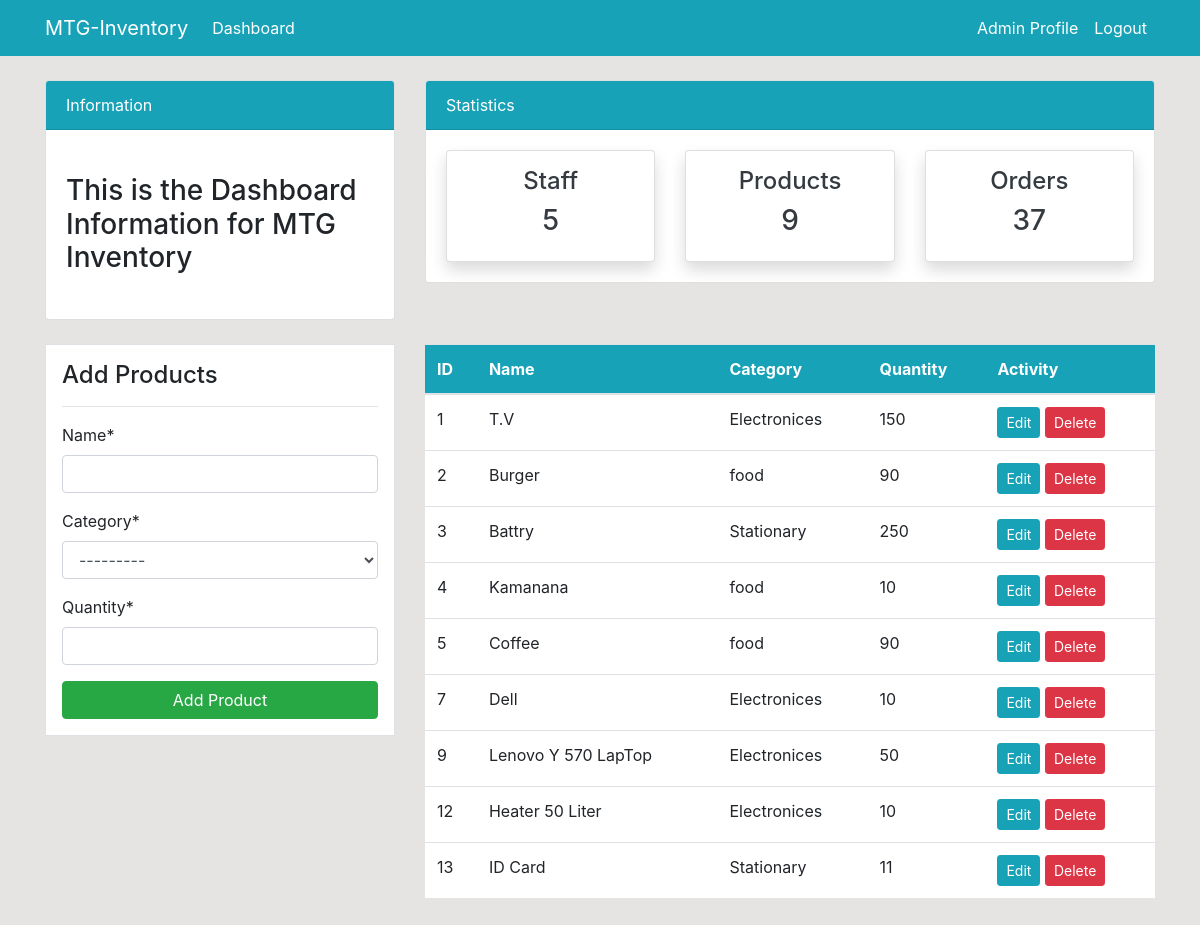
The app's page /dashboard/product/ (signed in), older data.
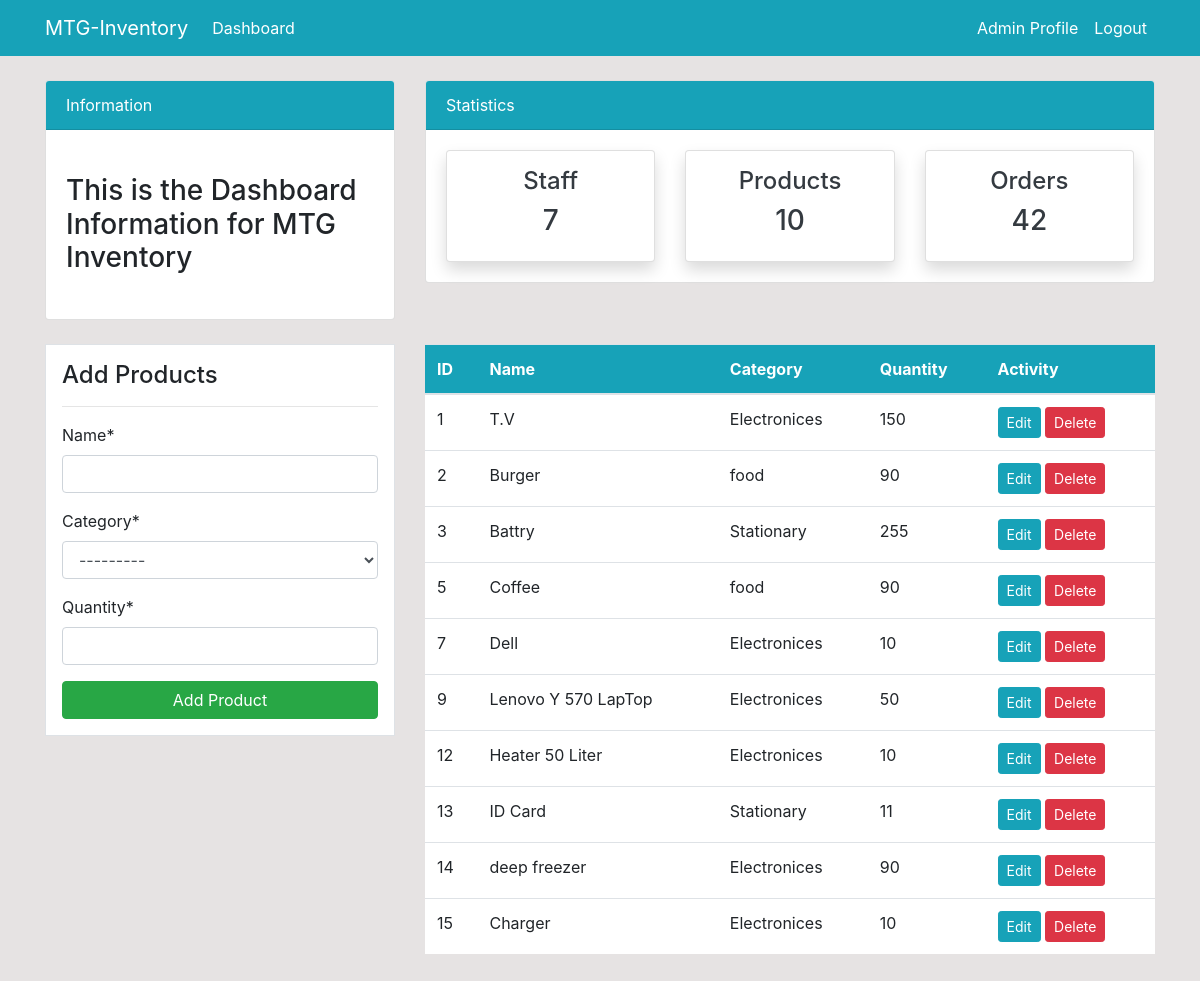
The same page, newer data.
### homepage/models.py (models this page shows, shortened)
class Product (models.Model):
    name = models.CharField(max_length=200, null=True)
    category = models.CharField(max_length=20, choices=CATEGORY, null=True)
    quantity = models.PositiveIntegerField(null=True)
    class Meta:
        verbose_name_plural = 'Product ***'

### homepage/views.py (the view)
# urls.py: path('product/',views.products,name='dashboard_products'),
@login_required
def products(request):
    items=Product.objects.all()
    counts=Product.objects.count()
    staffsCounts=User.objects.all().count()
    productsCounts=Product.objects.all().count()
    ordersCounts=Order.objects.count()
    if request.method=='POST':
        form=ProductForm(request.POST)
        if form.is_valid():
            form.save()
            product_name=form.cleaned_data.get('name')
            messages.success(request,f'{product_name} has been created successfully')
            return redirect('dashboard_products')
    else:
        form=ProductForm()
    context={
        'kokos':items,
        'count_no':counts,
        'form':form,
        'staffsCounts':staffsCounts,
        'productsCounts':productsCounts,
        'ordersCounts':ordersCounts,
    }
    return render(request, 'dashboard/products.html', context)

### homepage/forms.py
class ProductForm(forms.ModelForm):
    class Meta:
        model = Product
        fields=['name','category','quantity']

### templates/dashboard/products.html (shortened to what this page needs)
{% extends 'partials/base.html'%}
{% load crispy_forms_tags %}
{% block content %}
{% include 'partials/topnav.html' %}
    <div class="container">
        <div class="row my-4">
            <div class="col-md-4">
                <div class="border bg-white p-3">
                    <h4>Add Products</h4>
                    <hr>
                    <form method="POST">
                        {{ form|crispy }}
                        <input class="btn btn-success btn-block" type="submit" value="Add Product">
                    </form>
                </div>
            </div>
            <div class="col-md-8">
                <table class="table bg-white">
                    <thead class="bg-info">
                        <tr class="text-white">
                            <th scope="col">ID</th>
                            <th scope="col">Name</th>
                            <th scope="col">Category</th>
                            <th scope="col">Quantity</th>
                            <th scope="col">Activity</th>
                        </tr>
                    </thead>
                    <tbody>
                        {% for koko in kokos %}
                        <tr>
                            <td>{{ koko.id }}</td>
                            <td>{{ koko.name }}</td>
                            <td>{{ koko.category }}</td>
                            <td>{{ koko.quantity }}</td>
                            <td>
                                <a class="btn btn-info btn-sm" href="{% url 'dashboard_product_update' koko.id %}">Edit</a>
                                <a class="btn btn-danger btn-sm" href="{% url 'dashboard_product_delete' koko.id %}">Delete</a>
                            </td>
                            {% endfor %}
                        </tr>
                    </tbody>
                </table>
            </div>
        </div>
    </div>
{% endblock %}

Row changes from the older to the newer data that the page shows:
removed Product: id "4", name "Kamanana", category "food", quantity "10"
changed Product "Battry": quantity "250" → "255"
added Product: id "14", name "deep freezer", category "Electronices", quantity "90"
added Product: id "15", name "Charger", category "Electronices", quantity "10"
Text that changed along with them:
{{ staffsCounts }}: "5" → "7"
{{ productsCounts }}: "9" → "10"
{{ ordersCounts }}: "37" → "42"
